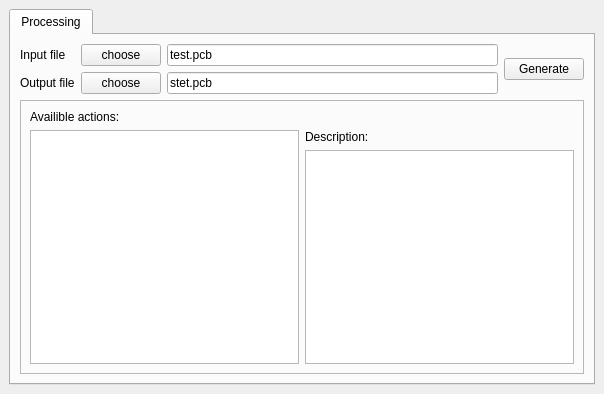
<?xml version="1.0" encoding="UTF-8"?>
<ui version="4.0">
 <class>MainWindow</class>
 <widget class="QMainWindow" name="MainWindow">
  <property name="geometry">
   <rect>
    <x>0</x>
    <y>0</y>
    <width>604</width>
    <height>394</height>
   </rect>
  </property>
  <property name="windowTitle">
   <string>PcadAttr</string>
  </property>
  <widget class="QWidget" name="centralwidget">
   <layout class="QGridLayout" name="gridLayout">
    <item row="0" column="0">
     <widget class="QTabWidget" name="tabWidget">
      <property name="currentIndex">
       <number>0</number>
      </property>
      <widget class="QWidget" name="tab">
       <attribute name="title">
        <string>Processing</string>
       </attribute>
       <layout class="QGridLayout" name="gridLayout_4">
        <item row="0" column="0">
         <layout class="QGridLayout" name="gridLayout_2">
          <item row="1" column="2">
           <widget class="QLineEdit" name="lineEdit_out">
            <property name="text">
             <string>stet.pcb</string>
            </property>
           </widget>
          </item>
          <item row="1" column="1">
           <widget class="QPushButton" name="pushButton_out">
            <property name="text">
             <string>choose</string>
            </property>
           </widget>
          </item>
          <item row="0" column="1">
           <widget class="QPushButton" name="pushButton_in">
            <property name="text">
             <string>choose</string>
            </property>
           </widget>
          </item>
          <item row="0" column="2">
           <widget class="QLineEdit" name="lineEdit_in">
            <property name="text">
             <string>test.pcb</string>
            </property>
           </widget>
          </item>
          <item row="0" column="0">
           <widget class="QLabel" name="label">
            <property name="text">
             <string>Input file</string>
            </property>
           </widget>
          </item>
          <item row="1" column="0">
           <widget class="QLabel" name="label_2">
            <property name="text">
             <string>Output file</string>
            </property>
           </widget>
          </item>
         </layout>
        </item>
        <item row="0" column="1">
         <widget class="QPushButton" name="pushButton">
          <property name="text">
           <string>Generate</string>
          </property>
         </widget>
        </item>
        <item row="1" column="0" colspan="2">
         <widget class="QFrame" name="frame">
          <property name="frameShape">
           <enum>QFrame::StyledPanel</enum>
          </property>
          <property name="frameShadow">
           <enum>QFrame::Raised</enum>
          </property>
          <layout class="QGridLayout" name="gridLayout_3">
           <item row="1" column="1">
            <widget class="QLabel" name="label_3">
             <property name="text">
              <string>Description:</string>
             </property>
            </widget>
           </item>
           <item row="1" column="0" rowspan="2">
            <widget class="QListWidget" name="listWidget"/>
           </item>
           <item row="2" column="1">
            <widget class="QPlainTextEdit" name="plainTextEdit"/>
           </item>
           <item row="0" column="0">
            <widget class="QLabel" name="label_4">
             <property name="text">
              <string>Availible actions:</string>
             </property>
            </widget>
           </item>
          </layout>
         </widget>
        </item>
       </layout>
      </widget>
     </widget>
    </item>
   </layout>
  </widget>
 </widget>
 <resources/>
 <connections/>
</ui>
